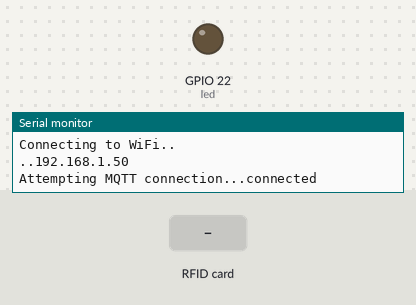
Bench run of a program on a simulated ESP32. Parts: output pins drawn as LEDs (lit = HIGH), the last lines printed to the serial monitor. The test bench sets the inputs (shaded band). WiFi joins after 1.5 s; servers stay silent unless stated; random numbers use the default seed unless the program sets one; no MQTT or app messages arrive unless stated.

Above: at 3.2 s.
3.3 s: RFID card 43 45 43 AC held to the reader
At 3.8 s:
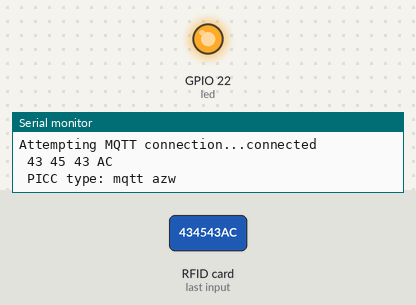
6.3 s: RFID card F3 14 9B 92 held to the reader
At 9.6 s:
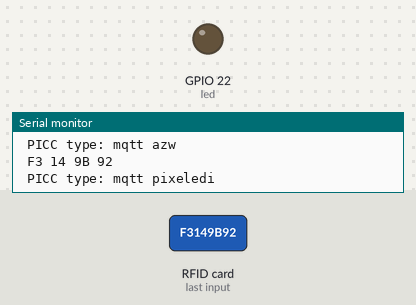
Timing chart, 0 to 11.1 s (numbered marks = the images above; inputs shaded):
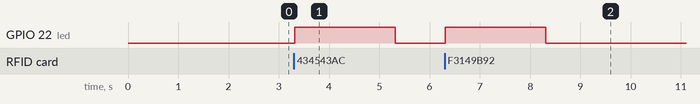

The program:

main.cpp
```cpp
/*
        _          _ ______ _____ _____
       (_)        | |  ____|  __ \_   _|
  _ __  ___  _____| | |__  | |  | || |
 | '_ \| \ \/ / _ \ |  __| | |  | || |
 | |_) | |>  <  __/ | |____| |__| || |_
 | .__/|_/_/\_\___|_|______|_____/_____|
 | |
 |_|

www.pixeledi.eu | https://linktr.ee/pixeledi
Zeiterfassung via MQTT | V1.0 | 11.2022

*/
#include <Arduino.h>

#include <SPI.h>
#include <MFRC522.h>

// RFID
const int SS_PIN = 26;
const int RST_PIN = 5;
MFRC522 rfid(SS_PIN, RST_PIN);

// for MQTT
#include <PubSubClient.h>
#include <WiFi.h>
#include "credentials.h"

const byte led = 22;

// MQTT
String clientId = "ESP32-";
//mqtt credentials -> credentials.h
//const char *mqtt_server = "";
//const char *mqtt_user = "";
//const char *mqtt_password = "";
WiFiClient espClient;
PubSubClient client(espClient);
long lastMsg = 0;
char msg[50];
int value = 0;

void reconnect()
{
  // Loop until we're reconnected
  while (!client.connected())
  {
    Serial.print("Attempting MQTT connection...");
    // Attempt to connect
    clientId += String(random(0xffff), HEX);
    if (client.connect(clientId.c_str(), mqtt_user, mqtt_password))
    {
      Serial.println("connected");
      // for this example not necessary
      // client.subscribe("topic");
    }
    else
    {
      Serial.print("failed, rc=");
      Serial.print(client.state());
      Serial.println(" try again in 5 seconds");
      // Wait 5 seconds before retrying
      delay(5000);
    }
  }
}

// only required if we get informations from mqtt

void callback(char *topic, byte *message, unsigned int length)
{
  Serial.print("Message arrived on topic: ");
  Serial.print(topic);
  Serial.print(". Message: ");
  String messageTemp;

  for (int i = 0; i < length; i++)
  {
    Serial.print((char)message[i]);
    messageTemp += (char)message[i];
  }
  Serial.println();

  if (String(topic) == "topic")
  {
    // action
  }
}

void connectAP()
{

  Serial.println("Connecting to WiFi..");
  WiFi.begin(ssid, password);

  int cnt = 0;
  while (WiFi.status() != WL_CONNECTED)
  {
    delay(1000);
    Serial.print(".");
    cnt++;

    if (cnt > 30)
      ESP.restart();
  }
  Serial.println(WiFi.localIP());
}

void setup()
{

  Serial.begin(115200); // Initialize serial communications with the PC
  SPI.begin();          // start SPI bus
  rfid.PCD_Init();      // start RFID-Modul
  Serial.println("RFID-RC522 ist bereit");

  pinMode(led, OUTPUT);

  connectAP();
  client.setServer(mqtt_server, 1883);
  client.setCallback(callback);
}

/**
 * Main loop.
 */
void loop()
{
  if (!client.connected())
  {
    reconnect();
  }
  if (!client.loop())
    client.connect("ESP32Zeiterfassung");

  if (!rfid.PICC_IsNewCardPresent())
  {
    return;
  }
  if (!rfid.PICC_ReadCardSerial())
  {
    return;
  }

  // Serial.println();
  // // read the RFID-tags
  // Serial.print(" UID tag  :");
  String content = "";
  for (byte i = 0; i < rfid.uid.size; i++)
  {
    Serial.print(rfid.uid.uidByte[i] < 0x10 ? " 0" : " ");
    Serial.print(rfid.uid.uidByte[i], HEX);
    content.concat(String(rfid.uid.uidByte[i] < 0x10 ? " 0" : " "));
    content.concat(String(rfid.uid.uidByte[i], HEX));
  }
  content.toUpperCase();
  Serial.println();
  Serial.print(" PICC type: ");
  MFRC522::PICC_Type piccType = rfid.PICC_GetType(rfid.uid.sak);
  // the returned hex-value can be used for further actions

  // Serial.println(rfid.PICC_GetTypeName(piccType));

  if (content.substring(1) == "43 45 43 AC")
  {
    Serial.println("mqtt azw");
    client.publish("zeiterfassung/inktammy", "#TikTok");
    digitalWrite(led, HIGH);
    delay(2000);
    digitalWrite(led, LOW);
  }
  else if (content.substring(1) == "F3 14 9B 92")
  {
    Serial.println("mqtt pixeledi");
    client.publish("zeiterfassung/inktammy", "#school");
    digitalWrite(led, HIGH);
    delay(2000);
    digitalWrite(led, LOW);
  }
}
```

credentials.h
```cpp
const char* ssid     = "myssid";
const char* password = "42";

//mqtt
const char *mqtt_server = "192.168.178.2";
const char *mqtt_user = "mymqtt";
const char *mqtt_password = "mqttpasword";
```

Measured:
- after the input at 3.3 s, GPIO 22 (led): LOW → HIGH at once, → LOW 2.0 s later
- after the input at 6.3 s, GPIO 22 (led): LOW → HIGH at once, → LOW 2.0 s later
